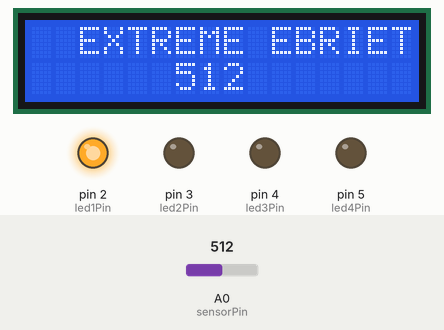
Bench run of a sketch on a simulated Arduino Uno, built with avr-gcc and run on an emulated ATmega328P. Parts: 16×2 character LCD, output pins drawn as LEDs (lit = HIGH). The test bench sets the inputs (shaded band); at power-on: A0 (sensorPin) = 512. What the sketch prints to the serial monitor is not drawn.

Above: at 1.2 s.
1.3 s: A0 (sensorPin) set to 290
At 2.3 s:
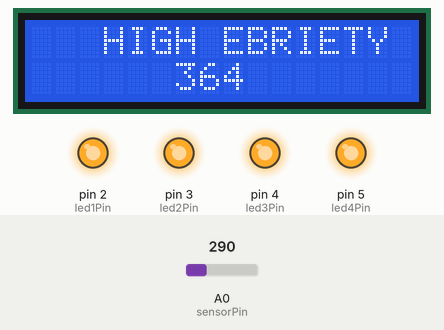
4.3 s: A0 (sensorPin) set to 90
At 5.7 s:
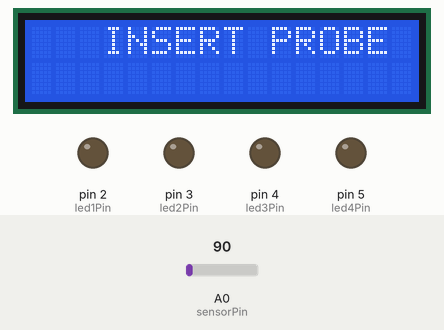
7.3 s: A0 (sensorPin) set to 110
At 8.4 s:
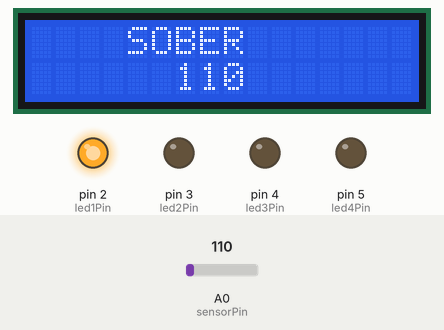
10.3 s: A0 (sensorPin) set to 210
At 12.0 s:
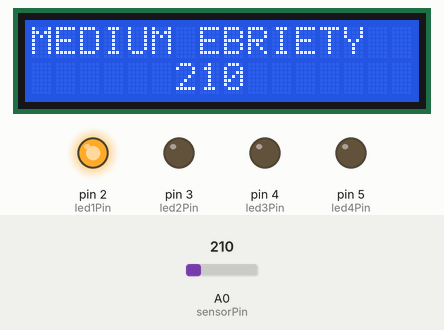
13.3 s: A0 (sensorPin) set to 306
At 14.5 s:
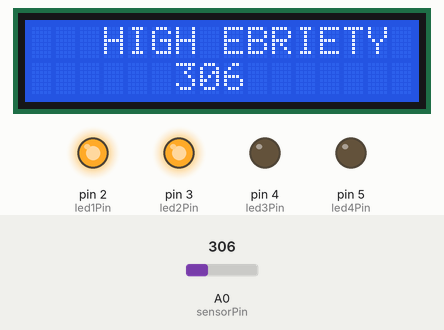
16.3 s: A0 (sensorPin) set to 0
At 18.1 s:
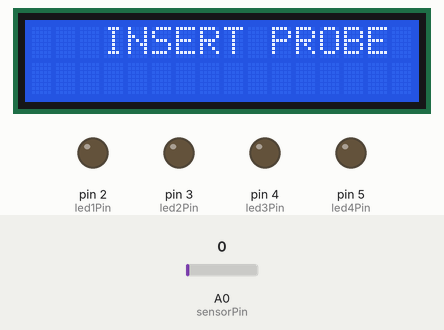
Timing chart, 0 to 19.6 s (numbered marks = the images above; inputs shaded):
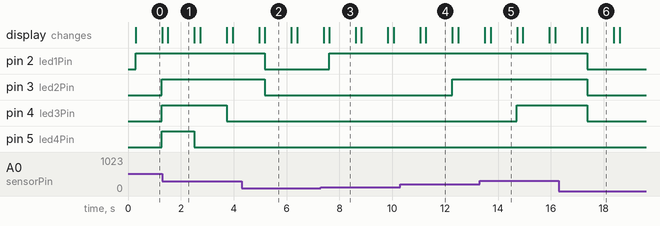

Measured:
- after the input at 1.3 s, pin 4 (led3Pin): HIGH → LOW after 2.4 s; pin 5 (led4Pin): HIGH → LOW after 1.2 s; the display: changes after 0.21 s (image 1)
- after the input at 4.3 s, pin 2 (led1Pin), pin 3 (led2Pin): HIGH → LOW after 0.88 s; the display: first differs from a run without the input after 0.88 s (image 2)
- after the input at 7.3 s, pin 2 (led1Pin): LOW → HIGH after 0.31 s; the display: first differs from a run without the input after 0.31 s (image 3)
- after the input at 10.3 s, pin 3 (led2Pin): LOW → HIGH after 2.0 s; the display: first differs from a run without the input after 0.97 s (image 4)
- after the input at 13.3 s, pin 4 (led3Pin): LOW → HIGH after 1.4 s; the display: first differs from a run without the input after 0.42 s (image 5)
- after the input at 16.3 s, pin 2 (led1Pin), pin 3 (led2Pin), pin 4 (led3Pin): HIGH → LOW after 1.1 s; the display: first differs from a run without the input after 1.1 s (image 6)
- what the display in image 0 shows lasts 1.0 s, from 0.3 s to 1.3 s

The sketch:

Physics_Project_Code.ino
```cpp
#include<LiquidCrystal_I2C.h>
#include <Wire.h>

LiquidCrystal_I2C lcd(0x27,16,2);

int sensorPin=A0;
int led1Pin=2;
int led2Pin=3;
int led3Pin=4;
int led4Pin=5;


void setup()
{

  Serial.begin(5000);
  lcd.begin();
  lcd.backlight();
  pinMode(led1Pin,OUTPUT);
  pinMode(led2Pin,OUTPUT);
  pinMode(led3Pin,OUTPUT);
  pinMode(led4Pin,OUTPUT);


}
int readAlcohol()
{ ///pt aproximare(3 valori la 10 0 ms)
  int val = 0;
  int val1, val2, val3;
  val1 = analogRead(sensorPin);
  delay(100);
  val2 = analogRead(sensorPin);
  delay(100);
  val3 = analogRead(sensorPin);
  val = (val1 + val2 + val3) / 3;
  return val;
}


void loop()
{

  int sensorValue;
  sensorValue = readAlcohol();
  int o=1;

    if(sensorValue<=100)
    {
      if(o==1)
      {
        lcd.clear();
        o=0;
       }

    lcd.setCursor(3,0);
     lcd.print("INSERT PROBE");

     lcd.setCursor(6,1);
     digitalWrite(led1Pin,LOW);
     digitalWrite(led2Pin,LOW);
     digitalWrite(led3Pin,LOW);
     digitalWrite(led4Pin,LOW);

      Serial.print("INSERT   PROBE");
      Serial.print("sensorValue=");
      Serial.print(sensorValue);
     delay(1000);
    }
    if(sensorValue<200 and sensorValue>100)
    {
      if(o==1)
      {
        lcd.clear();
        o=0;
       }
      lcd.setCursor(3,0);
      lcd.print(" SOBER");
      lcd.setCursor(6,1);
      lcd.print(sensorValue);
      digitalWrite(led1Pin,HIGH);
     digitalWrite(led2Pin,LOW);
     digitalWrite(led3Pin,LOW);
     digitalWrite(led4Pin,LOW);
     delay(1000);

    }
    if(sensorValue<=300 &&  sensorValue>200)
    {
      if(o==1)
      {
      lcd.clear();
      o=0;
     }
      lcd.setCursor(0,0);
      lcd.print("MEDIUM EBRIETY");
      lcd.setCursor(6,1);
      lcd.print(sensorValue);
      Serial.print("MEDIUM EBRIETY");
      Serial.print(sensorValue);

      digitalWrite(led1Pin,HIGH);
       delay(1000);
      digitalWrite(led2Pin,HIGH);
      digitalWrite(led3Pin,LOW);
      digitalWrite(led4Pin,LOW);

    }
      if(sensorValue<=400 &&  sensorValue>300)
    {
      if(o==1)
      {
      lcd.clear();

      o=0;
     }
      lcd.setCursor(2,0);
      lcd.print(" HIGH EBRIETY");
      lcd.setCursor(6,1);
      lcd.print(sensorValue);
      Serial.print("HIGH EBRIETY");
      Serial.print(sensorValue);

      digitalWrite(led1Pin,HIGH);
       delay(1000);
      digitalWrite(led2Pin,HIGH);
      digitalWrite(led3Pin,HIGH);
      digitalWrite(led4Pin,LOW);

    }
      if(sensorValue>400)
    {
      if(o==1)
      {
      lcd.clear();

      o=0;
     }
      lcd.setCursor(2,0);
      lcd.print("EXTREME EBRIETY");
      lcd.setCursor(6,1);
      lcd.print(sensorValue);
      Serial.println("EXTREME EBRIETY");
      Serial.println(sensorValue);

      digitalWrite(led1Pin,HIGH);
       delay(1000);
      digitalWrite(led2Pin,HIGH);
      digitalWrite(led3Pin,HIGH);
      digitalWrite(led4Pin,HIGH);

    }

    lcd.clear();
}
```
